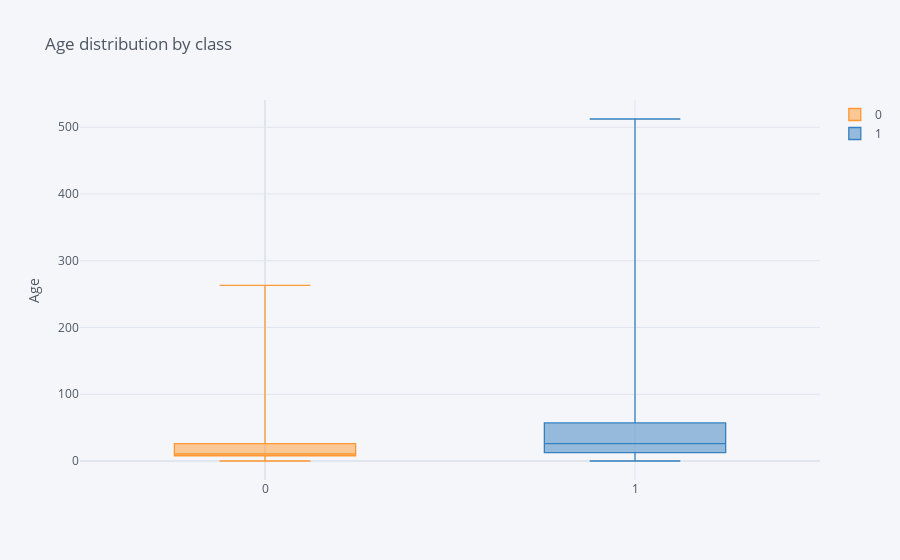

Write notebook code for a chart like this one.
### Code cell
train_data_raw.pivot(columns='Survived', values='Fare').iplot(
        kind='box',
        yTitle='Age',
        title='Age distribution by class')

### Figure 1 — Plotly figure (JSON) as saved in the notebook; plotly's stock layout.template omitted (floating-point values rounded to 4 significant figures; data arrays with more than 128 entries replaced by an {"elided": "..."} marker saying what was removed)
{"data": [{"boxpoints": false, "line": {"width": 1.3}, "marker": {"color": "rgba(255, 153, 51, 1.0)"}, "name": "0", "orientation": "v", "type": "box", "y": {"elided": "891 float values"}}, {"boxpoints": false, "line": {"width": 1.3}, "marker": {"color": "rgba(55, 128, 191, 1.0)"}, "name": "1", "orientation": "v", "type": "box", "y": {"elided": "891 float values"}}], "layout": {"legend": {"bgcolor": "#F5F6F9", "font": {"color": "#4D5663"}}, "paper_bgcolor": "#F5F6F9", "plot_bgcolor": "#F5F6F9", "title": {"font": {"color": "#4D5663"}, "text": "Age distribution by class"}, "xaxis": {"gridcolor": "#E1E5ED", "showgrid": true, "tickfont": {"color": "#4D5663"}, "title": {"font": {"color": "#4D5663"}, "text": ""}, "zerolinecolor": "#E1E5ED"}, "yaxis": {"gridcolor": "#E1E5ED", "showgrid": true, "tickfont": {"color": "#4D5663"}, "title": {"font": {"color": "#4D5663"}, "text": "Age"}, "zerolinecolor": "#E1E5ED"}}}
